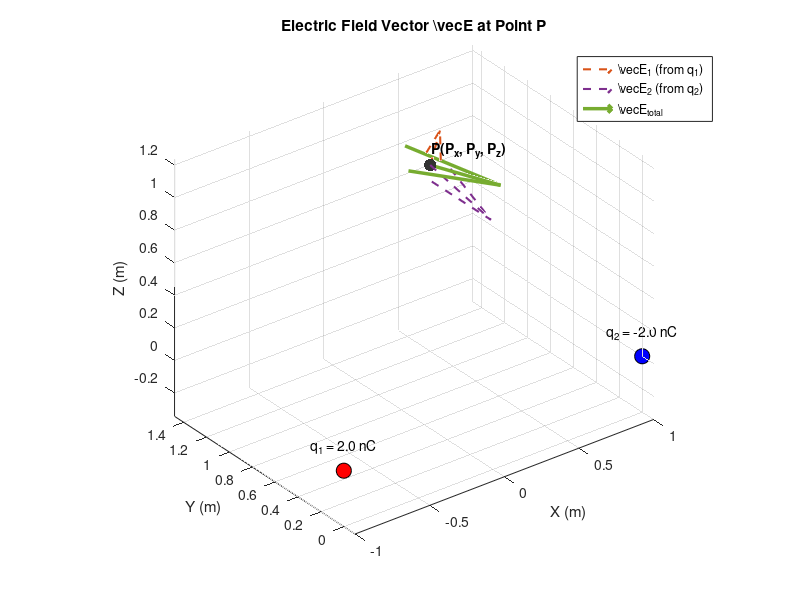

Write the MATLAB code that produced this figure.
% Electric Field Vector Visualization at Point P due to Two Point Charges
clc; clear; close all;

% --- 1. Parameters & Configuration ---
k_e = 8.98755e9; % Coulomb's constant (N*m^2/C^2)

% Point Charge 1 [Charge in Coulombs, Position [x, y, z] in meters]
q1 = 2e-9;          % +2 nC
pos1 = [-1, 0, 0];  

% Point Charge 2 [Charge in Coulombs, Position [x, y, z] in meters]
q2 = -2e-9;         % -2 nC
pos2 = [1, 0, 0];   

% Observation Point P [Px, Py, Pz] in meters
P = [0.5, 1.2, 0.8]; 

% --- 2. Field Computation ---
% Displacement vectors pointing from charges to P
r1 = P - pos1;
r2 = P - pos2;

% Distances (magnitudes of displacement vectors)
R1 = norm(r1);
R2 = norm(r2);

% Electric field vectors from individual charges (N/C)
E1 = (k_e * q1 / R1^3) * r1;
E2 = (k_e * q2 / R2^3) * r2;

% Net electric field vector at point P
E_total = E1 + E2;

% --- 3. Display Numerical Results in Command Window ---
fprintf('=== Electric Field Calculation Results ===\n');
fprintf('E1 vector (from q1) : [%10.3e, %10.3e, %10.3e] N/C\n', E1);
fprintf('E2 vector (from q2) : [%10.3e, %10.3e, %10.3e] N/C\n', E2);
fprintf('E_total vector      : [%10.3e, %10.3e, %10.3e] N/C\n', E_total);
fprintf('E_total magnitude   : %10.3e N/C\n\n', norm(E_total));

% --- 4. 3D Visualization ---
figure('Name', '3D Electric Field Vector at Point P', 'Color', 'w');
hold on; grid on; axis equal;
view(3); % Enable 3D perspective

% Color coding: Red for positive charges, Blue for negative
c1 = [1 0 0]; if q1 < 0, c1 = [0 0 1]; end
c2 = [1 0 0]; if q2 < 0, c2 = [0 0 1]; end

% Plot Charge 1 and Charge 2
scatter3(pos1(1), pos1(2), pos1(3), 120, c1, 'filled', 'MarkerEdgeColor', 'k');
scatter3(pos2(1), pos2(2), pos2(3), 120, c2, 'filled', 'MarkerEdgeColor', 'k');

% Plot Point P
scatter3(P(1), P(2), P(3), 80, [0.2 0.2 0.2], 'filled');

% Visual scaling factor to draw arrows at readable graphic length
arrow_scale = 0.4 / norm(E_total);

% Plot component vectors (dashed arrows)
h1 = quiver3(P(1), P(2), P(3), E1(1)*arrow_scale, E1(2)*arrow_scale, E1(3)*arrow_scale, 0, ...
    'Color', [0.85 0.325 0.098], 'LineWidth', 1.5, 'LineStyle', '--', 'MaxHeadSize', 0.5);

h2 = quiver3(P(1), P(2), P(3), E2(1)*arrow_scale, E2(2)*arrow_scale, E2(3)*arrow_scale, 0, ...
    'Color', [0.494 0.184 0.556], 'LineWidth', 1.5, 'LineStyle', '--', 'MaxHeadSize', 0.5);

% Plot total electric field vector (solid thick arrow)
h3 = quiver3(P(1), P(2), P(3), E_total(1)*arrow_scale, E_total(2)*arrow_scale, E_total(3)*arrow_scale, 0, ...
    'Color', [0.466 0.674 0.188], 'LineWidth', 2.5, 'MaxHeadSize', 0.8);

% Label points and charges
text(pos1(1), pos1(2), pos1(3)+0.15, sprintf('q_1 = %.1f nC', q1*1e9), 'HorizontalAlignment', 'center', 'FontSize', 10);
text(pos2(1), pos2(2), pos2(3)+0.15, sprintf('q_2 = %.1f nC', q2*1e9), 'HorizontalAlignment', 'center', 'FontSize', 10);
text(P(1)+0.05, P(2)+0.05, P(3)+0.05, 'P(P_x, P_y, P_z)', 'FontSize', 10, 'FontWeight', 'bold');

% Axes & Legend Formatting
xlabel('X (m)'); ylabel('Y (m)'); zlabel('Z (m)');
title('Electric Field Vector \vec{E} at Point P');
legend([h1, h2, h3], {'\vec{E}_1 (from q_1)', '\vec{E}_2 (from q_2)', '\vec{E}_{total}'}, 'Location', 'northeast');

rotate3d on;
